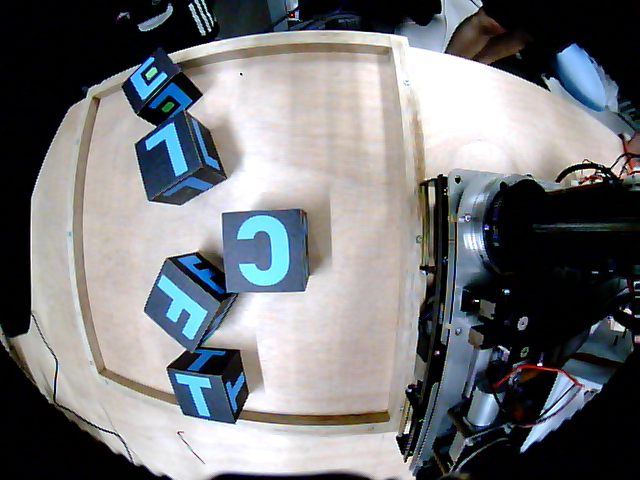
//> input picture opencv/src/opencv_frame_3.png, 640 x 480 px
$ ./CTFL_image   (built with g++ and OpenCV 4)
//> lines starting //> are read from the running program, lines starting //| are printed output that depends on the picture; after the words box and inside, x2 and y2 are one past the last pixel; in counts of white or black regions, pixels touching at a corner belong together
/** 判斷 CTFL，E 也會被判成 T **/
#include <iostream>
#include <opencv2/opencv.hpp>

using namespace std;
using namespace cv;

// 過濾字型，已固定 hsv 參數
Mat filt_letter(Mat img);

// 篩選出好的 contour，並判斷字母+標示中心點
void filt_contour(Mat original_image, Mat image, double epsilon, int minContour, int maxContour, double lowerBondArea);

// 印輪廓和點個數在圖上
Mat contours_info(Mat image, vector<vector<Point>> contours);

int main(){
/// 需要調整的變數
    double epsilon = 5.5;  // DP Algorithm 的參數
    int minContour = 4;  // 邊數小於 minContour 會被遮罩
    int maxContour = 8;  // 邊數大於 maxContour 會遮罩
    double lowerBondArea = 20;  // 面積低於 lowerBondArea 的輪廓會被遮罩
///

    string path = "/home/ditrobotics/TEL/src/opencv/src/opencv_frame_3.png";
    Mat src = imread(path);
//> src is the input picture: 480 rows x 640 cols, CV_8UC3; mean B, G, R 120.1, 117.1, 115
    resize(src, src, Size(src.cols, src.rows));
    Mat original_image = src.clone();
    imshow("original",original_image);waitKey(0);
    src = filt_letter(src);
    filt_contour(original_image, src, epsilon, minContour, maxContour, lowerBondArea);

}

Mat filt_letter(Mat img){
    Mat img_hsv, mask, result;
    cvtColor(img, img_hsv, COLOR_BGR2HSV);
//> img_hsv: 480 rows x 640 cols, CV_8UC3; mean H, S, V 62, 79.5, 126.8

// range 2 (light)
    int hue_m = 82;
    int hue_M = 110;
    int sat_m = 73;
    int sat_M = 255;
    int val_m = 255;
    int val_M = 255;

    Scalar lower(hue_m, sat_m, val_m);
    Scalar upper(hue_M, sat_M, val_M);
    inRange(img_hsv, lower, upper, mask);
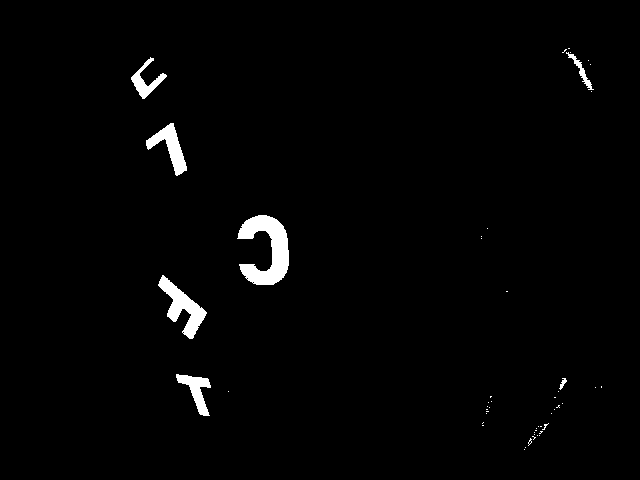
//> mask: 480 rows x 640 cols, CV_8UC1; 1.7% white; 50 white regions (43 under 20 px)


    result = Mat::zeros(img.size(), CV_8UC3);
    bitwise_and(img, img, result, mask);
    imshow("Letter Filted", result);waitKey(0);
    return result;
}

void filt_contour(Mat original_image, Mat image, double epsilon, int minContour, int maxContour, double lowerBondArea){
//> called with epsilon = 5.5, minContour = 4, maxContour = 8, lowerBondArea = 20
    cvtColor(image, image, COLOR_BGR2GRAY);
    threshold(image, image, 40, 255, THRESH_BINARY);

    vector<vector<Point>> contours;
    vector<Vec4i> hierarchy;

// 1) 找出邊緣
    findContours(image, contours, hierarchy, RETR_EXTERNAL, CHAIN_APPROX_NONE);
//> contours = 50 contours, 43 with area under 20; largest, box (x1, y1, x2, y2) and area: (237, 215, 289, 285) 1843, (158, 275, 207, 339) 1056, (146, 123, 187, 176) 744, (176, 374, 211, 416) 533, (131, 57, 167, 99) 418, (566, 52, 594, 90) 146, (559, 378, 567, 390) 27
    // imshow("Contours Image (before DP)", image);

    vector<vector<Point>> polyContours(contours.size());  // polyContours 用來存放折線點的集合
//> polyContours = 50 empty contours

// 2) 簡化邊緣： DP Algorithm
    for(size_t i=0; i < contours.size(); i++){
        approxPolyDP(Mat(contours[i]), polyContours[i], epsilon, true);
    }
//> this loop made 50 passes

    Mat dp_image = Mat::zeros(image.size(), CV_8UC3);  // 初始化 Mat 後才能使用 drawContours
    drawContours(dp_image, polyContours, -2, Scalar(255,0,255), 1, 0);
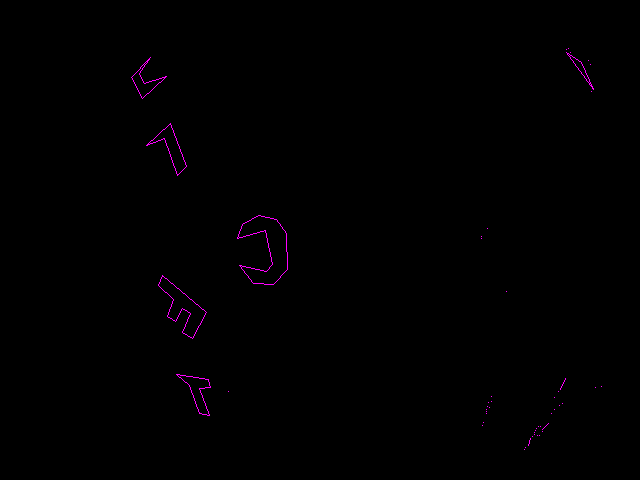
//> dp_image: 480 rows x 640 cols, CV_8UC3; mean B, G, R 0.8, 0, 0.8
    // imshow("Contours Image (After DP):", dp_image);

// 3) 過濾不好的邊緣，用 badContour_mask 遮罩壞輪廓
    Mat badContour_mask = Mat::zeros(image.size(), CV_8UC3);
    for (size_t a=0; a < polyContours.size(); a++){
        // if 裡面如果是 true 代表該輪廓是不好的，會先被畫在 badContour)mask 上面
        if(polyContours[a].size()<minContour || polyContours[a].size()>maxContour ||
            contourArea(polyContours[a])<lowerBondArea){
            for(size_t b=0; b < polyContours[a].size()-1; b++){
                line(badContour_mask, polyContours[a][b], polyContours[a][b+1], Scalar(0,255,0), 3);
            }
        line(badContour_mask, polyContours[a][0], polyContours[a][polyContours[a].size()-1], Scalar(0,255,0), 1, LINE_AA);
        }
    }

// 進行壞輪廓的遮罩
    Mat dp_optim_v1_image = Mat::zeros(image.size(), CV_8UC3);

    cvtColor(badContour_mask, badContour_mask, COLOR_BGR2GRAY);
//> badContour_mask: 480 rows x 640 cols, CV_8UC1
    threshold(badContour_mask, badContour_mask, 0, 255, THRESH_BINARY_INV);
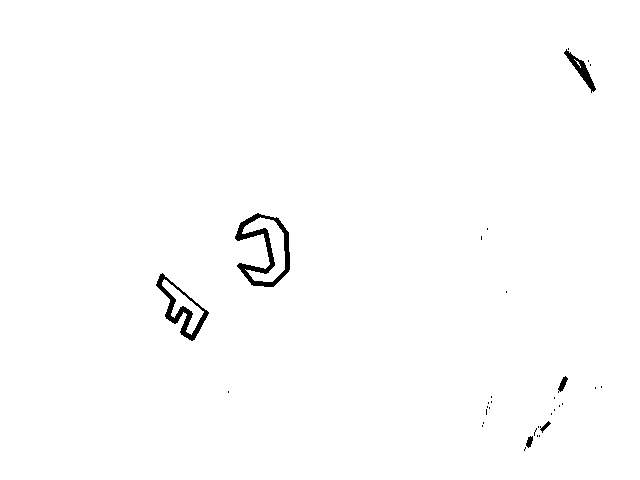
//> badContour_mask: 480 rows x 640 cols, CV_8UC1; 99.1% white; 33 black regions (27 under 20 px), largest, box (x1, y1, x2, y2) and area: (235, 213, 290, 287) 1239, (156, 273, 209, 341) 833, (564, 49, 596, 93) 354, (558, 376, 568, 393) 78, (526, 436, 533, 448) 54, (540, 421, 551, 433) 46
    bitwise_and(dp_image, dp_image, dp_optim_v1_image, badContour_mask);
    imshow("DP image (Optim v1): ", dp_optim_v1_image);waitKey(0);


// 4) 再從好的邊緣圖中找出邊緣
    cvtColor(dp_optim_v1_image, dp_optim_v1_image, COLOR_BGR2GRAY);
//> dp_optim_v1_image: 480 rows x 640 cols, CV_8UC1; values 0 (black) and 105 (white), 0.12% white in thin lines or dots, all inside (x1, y1, x2, y2) = (131, 57, 211, 416)
    threshold(dp_optim_v1_image, dp_optim_v1_image, 0, 255, THRESH_BINARY);
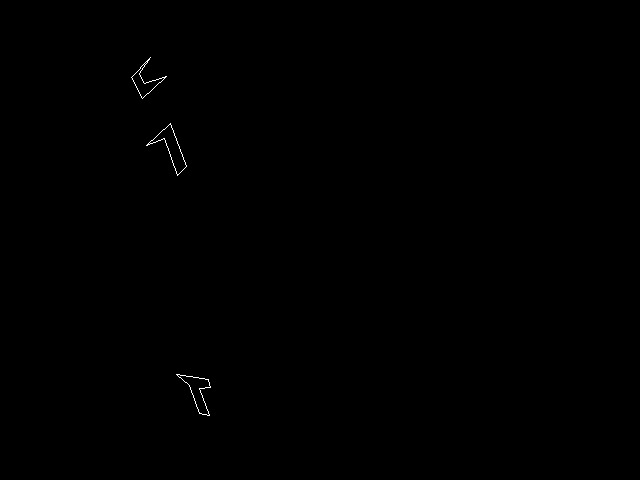
//> dp_optim_v1_image: 480 rows x 640 cols, CV_8UC1; 0.12% white in thin lines or dots, all inside (x1, y1, x2, y2) = (131, 57, 211, 416)
    vector<vector<Point>> contours2;
    vector<Vec4i> hierarchy2;

    findContours(dp_optim_v1_image, contours2, hierarchy2, RETR_EXTERNAL, CHAIN_APPROX_SIMPLE);
//> contours2 = 3 contours; box (x1, y1, x2, y2) and area: (146, 123, 187, 176) 588, (176, 374, 211, 416) 498, (131, 57, 167, 99) 352

// 5) 簡化好輪廓 DP演算法
    vector<vector<Point>> polyContours2(contours2.size());  // 存放折線點的集合
//> polyContours2 = 3 empty contours
    Mat dp_image_2 = Mat::zeros(dp_optim_v1_image.size(), CV_8UC3);
    for(size_t i=0; i < contours2.size(); i++){
        approxPolyDP(Mat(contours2[i]), polyContours2[i], epsilon, true);
    }
//> this loop made 3 passes
    drawContours(dp_image_2, polyContours2, -2, Scalar(255,0,255), 1, 0);

    Mat dp_image_text = dp_image_2.clone();
    dp_image_text = contours_info(dp_image_text, polyContours2);
    imshow("Contours Image (After DP):", dp_image_text);waitKey(0);


// 7) 擬和旋轉矩形 + 邊長數量判斷字型 + 標示方塊中心點
    RotatedRect box;  // 旋轉矩形 class
    Point2f vertices[4];  // 旋轉矩形四頂點
    vector<Point> pt;  // 存一個contour中的點集合

    for(int a=0; a<polyContours2.size(); a++){
    // A) 旋轉矩形
        pt.clear();
        for(int b=0; b<polyContours2[a].size(); b++){
            pt.push_back(polyContours2[a][b]);
        }
        box = minAreaRect(pt);  // 找到最小矩形，存到 box 中
        box.points(vertices);  // 把矩形的四個頂點資訊丟給 vertices，points()是 RotatedRect 的函式

        for(int i=0; i<4; i++){
            line(dp_image_2, vertices[i], vertices[(i+1)%4], Scalar(0,255,0), 2);  // 描出旋轉矩形
        }

        // 標示
        circle(dp_image_2, (vertices[0]+vertices[1]+vertices[2]+vertices[3])/4, 0, Scalar(0,255,255), 8);  // 繪製中心點
        circle(original_image, (vertices[0]+vertices[1]+vertices[2]+vertices[3])/4, 0, Scalar(0,255,255), 8);  // 與原圖比較

    // B) 判斷字母(用邊長個數篩選)
        if(polyContours2[a].size() == 6){  // L
            // 標示
            putText(dp_image_2, "L", (vertices[0]+vertices[1]+vertices[2]+vertices[3])/4, 2, 3, Scalar(0, 255, 255), 3);
            putText(original_image, "L", (vertices[0]+vertices[1]+vertices[2]+vertices[3])/4, 2, 1, Scalar(0, 0, 255), 3);
        }

        if(polyContours2[a].size() == 8){  // T、E (此時場上不會有 E)
            // 標示
            putText(dp_image_2, "T", (vertices[0]+vertices[1]+vertices[2]+vertices[3])/4, 2, 3, Scalar(0, 255, 255), 3);
            putText(original_image, "T", (vertices[0]+vertices[1]+vertices[2]+vertices[3])/4, 2, 3, Scalar(0, 0, 255),3);
        }
    }

    imshow("Contours Filted", dp_image_2);waitKey(0);
    imshow("HIGHLIGHT", original_image);waitKey(0);
}

Mat contours_info(Mat image, vector<vector<Point>> contours){
    Mat info_image = Mat::zeros(image.size(), CV_8UC3);

// 輪廓數量
    string name1 = "Number of Contours: " + to_string(contours.size());
//> name1 = "Number of Contours: 3"

// 點數量
    int pt_count =0;
    for(size_t a=0; a < contours.size(); a++){
        for(size_t b=0; b < contours[a].size(); b++){
            pt_count ++;
        }
    }
//> this loop made 3 passes
//> pt_count on passes 1 to 3: 7, 12, 18
//> after the loop, pt_count = 18
    string name2 = "Number of Contours Points: " + to_string(pt_count);
//> name2 = "Number of Contours Points: 18"

    putText(info_image, name1, Point(10,25), 0, 0.8, Scalar(0,255,0), 1, 1, false);
    putText(info_image, name2, Point(10,60), 0, 0.8, Scalar(0,255,0), 1, 1, false);
    drawContours( info_image, contours, -2, Scalar(0,0,255), 1, 0);
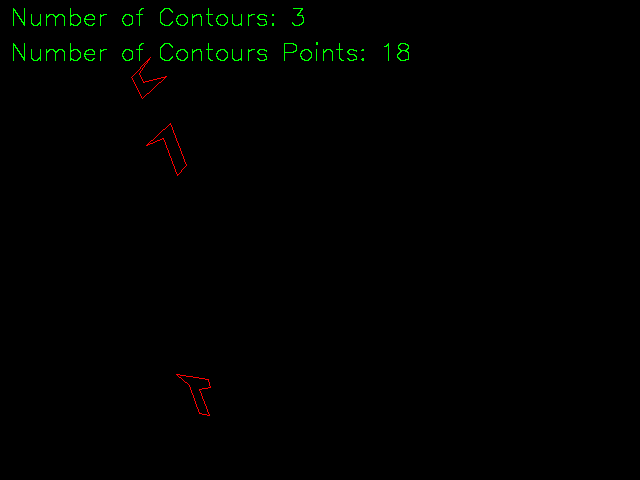
//> info_image: 480 rows x 640 cols, CV_8UC3; mean B, G, R 0, 1.4, 0.3
//> the loop in filt_contour, `for(int a=0; a<polyContours2.size(); a++)` made 3 passes
//> pass 3, in filt_contour, `putText(dp_image_2, "L", (vertices[0]+vertices[1]+vertices[2]+vertices..`:
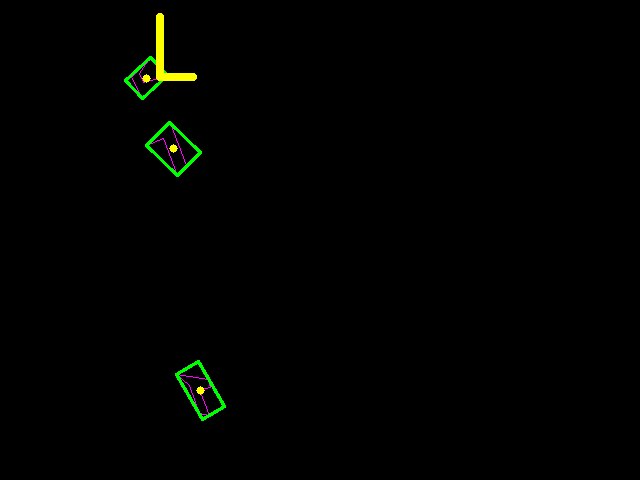
//> dp_image_2: 480 rows x 640 cols, CV_8UC3; mean B, G, R 0.2, 1.9, 1
//> pass 3, in filt_contour, `putText(original_image, "L", (vertices[0]+vertices[1]+vertices[2]+vert..`:
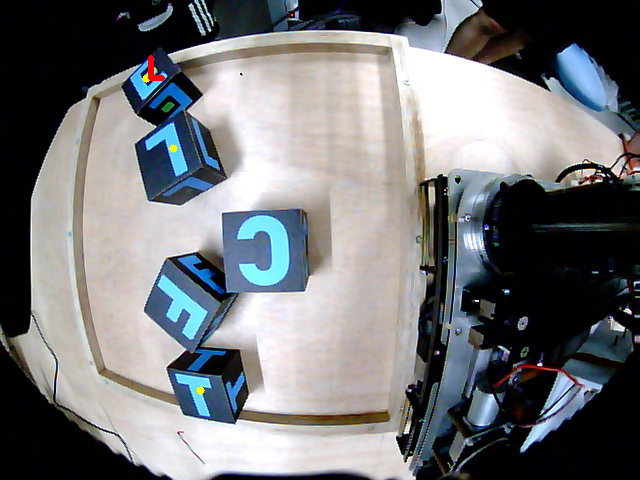
//> original_image: 480 rows x 640 cols, CV_8UC3; 0.11% of pixels changed, all inside (x1, y1, x2, y2) = (142, 55, 205, 395)
//> after the loop in filt_contour, `for(int a=0; a<polyContours2.size(); a++)`: pt = 6 Points (x, y): [150, 57], [131, 77], [142, 98], [166, 76], [143, 82], [139, 73]; vertices = 4 Points (x, y): [142, 98], [125.2, 79.71], [150, 57], [166.8, 75.29]
    return info_image;
}

$ run again, with opencv/src/opencv_frame_1.png copied over opencv/src/opencv_frame_3.png
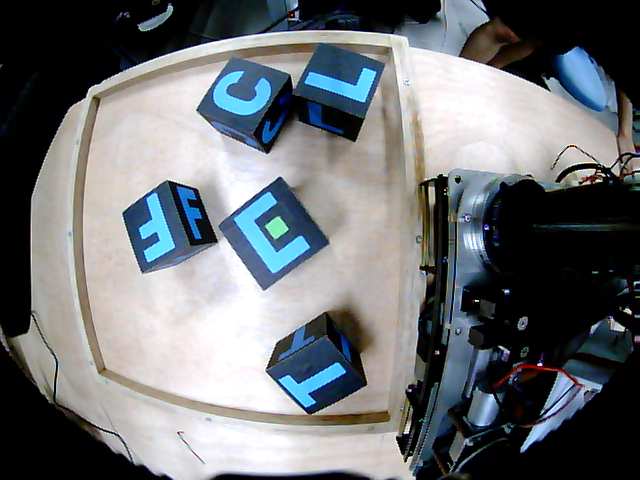
//> input picture opencv/src/opencv_frame_1.png, 640 x 480 px
//> src is the input picture: 480 rows x 640 cols, CV_8UC3; mean B, G, R 115.8, 112.2, 108.4
//> img_hsv: 480 rows x 640 cols, CV_8UC3; mean H, S, V 63.3, 78.5, 121.7
//> mask: 480 rows x 640 cols, CV_8UC1; 2.1% white; 29 white regions (23 under 20 px)
//> contours = 29 contours, 23 with area under 20; largest, box (x1, y1, x2, y2) and area: (234, 192, 309, 273) 1796, (214, 71, 270, 115) 1137, (140, 193, 175, 262) 1011, (305, 68, 376, 102) 956, (279, 363, 346, 407) 896, (528, 428, 541, 444) 26
//> polyContours = 29 empty contours
//> the loop in filt_contour, `for(size_t i=0; i < contours.size(); i++)` made 29 passes
//> the loop in filt_contour, `for (size_t a=0; a < polyContours.size(); a++)` made 29 passes
//> in filt_contour, `threshold(dp_optim_v1_image, dp_optim_v1_image, 0, 255, THRESH_BINARY);`:
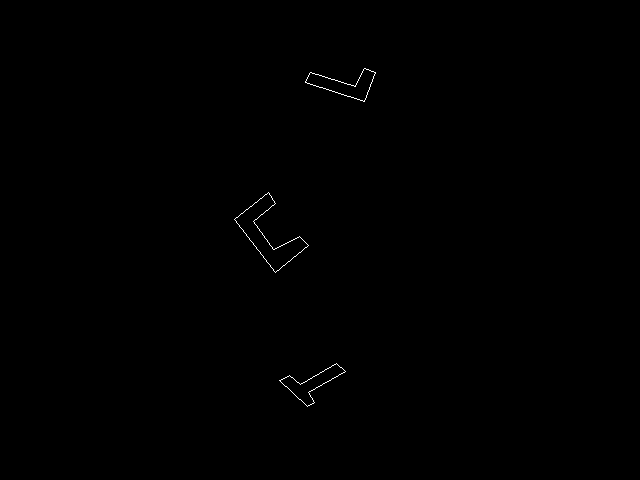
//> dp_optim_v1_image: 480 rows x 640 cols, CV_8UC1; 0.17% white in thin lines or dots, all inside (x1, y1, x2, y2) = (234, 68, 376, 407)
//> contours2 = 3 contours; box (x1, y1, x2, y2) and area: (234, 192, 309, 273) 1714, (305, 68, 376, 102) 954, (279, 363, 346, 407) 862
//> polyContours2 = 3 empty contours
//> the loop in filt_contour, `for(size_t i=0; i < contours2.size(); i++)` made 3 passes
//> name1 = "Number of Contours: 3"
//> the loop in contours_info, `for(size_t a=0; a < contours.size(); a++)` made 3 passes
//> pt_count on passes 1 to 3: 8, 16, 22
//> after the loop in contours_info, `for(size_t a=0; a < contours.size(); a++)`: pt_count = 22
//> name2 = "Number of Contours Points: 22"
//> the loop in filt_contour, `for(int a=0; a<polyContours2.size(); a++)` made 3 passes
//> after the loop in filt_contour, `for(int a=0; a<polyContours2.size(); a++)`:
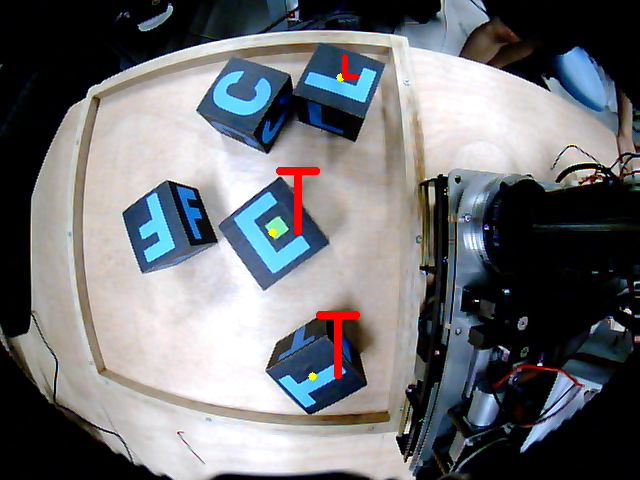
//> original_image: 480 rows x 640 cols, CV_8UC3; mean B, G, R 115.2, 111.7, 109.6
//> after the loop in filt_contour, `for(int a=0; a<polyContours2.size(); a++)`: pt = 6 Points (x, y): [375, 72], [364, 68], [354, 86], [311, 72], [305, 82], [364, 101]; vertices = 4 Points (x, y): [365.5, 101.5], [305, 82], [314.6, 52.1], [375.1, 71.59]

$ run again, with opencv/src/opencv_frame_2.png copied over opencv/src/opencv_frame_3.png
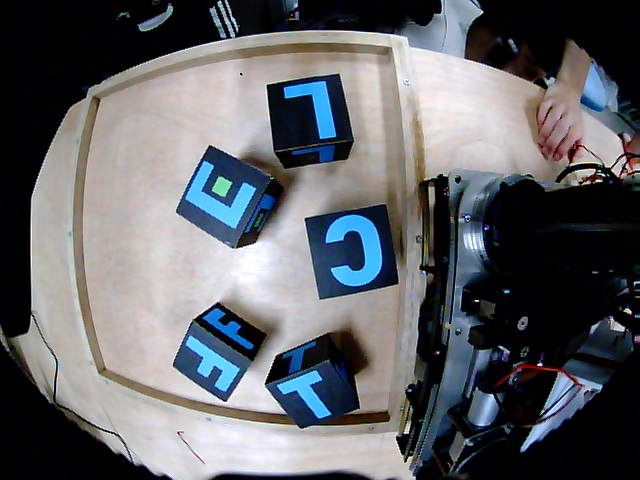
//> input picture opencv/src/opencv_frame_2.png, 640 x 480 px
//> src is the input picture: 480 rows x 640 cols, CV_8UC3; mean B, G, R 103.7, 99.5, 97.2
//> img_hsv: 480 rows x 640 cols, CV_8UC3; mean H, S, V 66.8, 88.1, 110
//> mask: 480 rows x 640 cols, CV_8UC1; 2.2% white; 24 white regions (19 under 20 px)
//> contours = 24 contours, 19 with area under 20; largest, box (x1, y1, x2, y2) and area: (326, 215, 382, 286) 1872, (186, 161, 256, 228) 1456, (284, 82, 336, 138) 1000, (186, 336, 239, 391) 932, (277, 371, 330, 418) 830
//> polyContours = 24 empty contours
//> the loop in filt_contour, `for(size_t i=0; i < contours.size(); i++)` made 24 passes
//> the loop in filt_contour, `for (size_t a=0; a < polyContours.size(); a++)` made 24 passes
//> in filt_contour, `threshold(dp_optim_v1_image, dp_optim_v1_image, 0, 255, THRESH_BINARY);`:
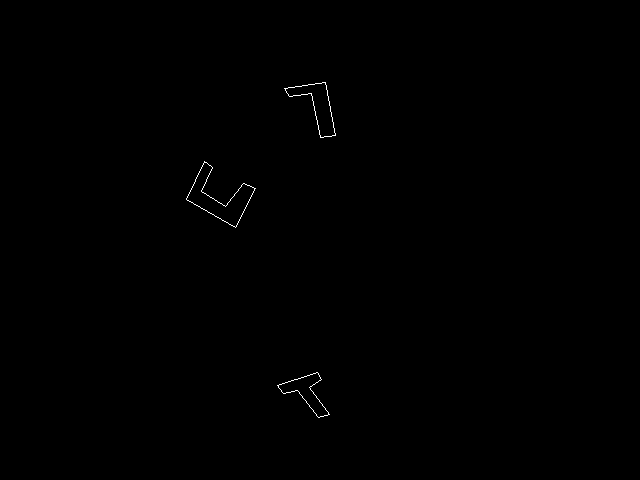
//> dp_optim_v1_image: 480 rows x 640 cols, CV_8UC1; 0.18% white in thin lines or dots, all inside (x1, y1, x2, y2) = (186, 82, 336, 418)
//> contours2 = 3 contours; box (x1, y1, x2, y2) and area: (186, 161, 256, 228) 1516, (284, 82, 336, 138) 1046, (277, 372, 330, 418) 804
//> polyContours2 = 3 empty contours
//> the loop in filt_contour, `for(size_t i=0; i < contours2.size(); i++)` made 3 passes
//> name1 = "Number of Contours: 3"
//> the loop in contours_info, `for(size_t a=0; a < contours.size(); a++)` made 3 passes
//> pt_count on passes 1 to 3: 8, 16, 22
//> after the loop in contours_info, `for(size_t a=0; a < contours.size(); a++)`: pt_count = 22
//> name2 = "Number of Contours Points: 22"
//> the loop in filt_contour, `for(int a=0; a<polyContours2.size(); a++)` made 3 passes
//> after the loop in filt_contour, `for(int a=0; a<polyContours2.size(); a++)`:
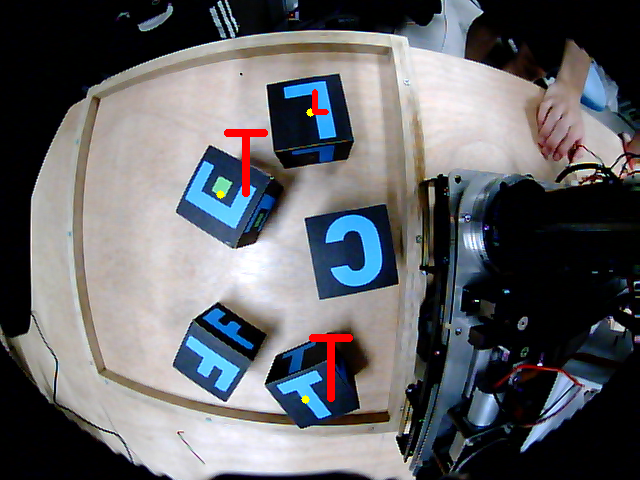
//> original_image: 480 rows x 640 cols, CV_8UC3; mean B, G, R 102.9, 99, 98.3
//> after the loop in filt_contour, `for(int a=0; a<polyContours2.size(); a++)`: pt = 6 Points (x, y): [284, 88], [289, 96], [310, 93], [320, 137], [335, 135], [325, 82]; vertices = 4 Points (x, y): [294.3, 142.7], [284, 88], [324.7, 80.32], [335, 135]
